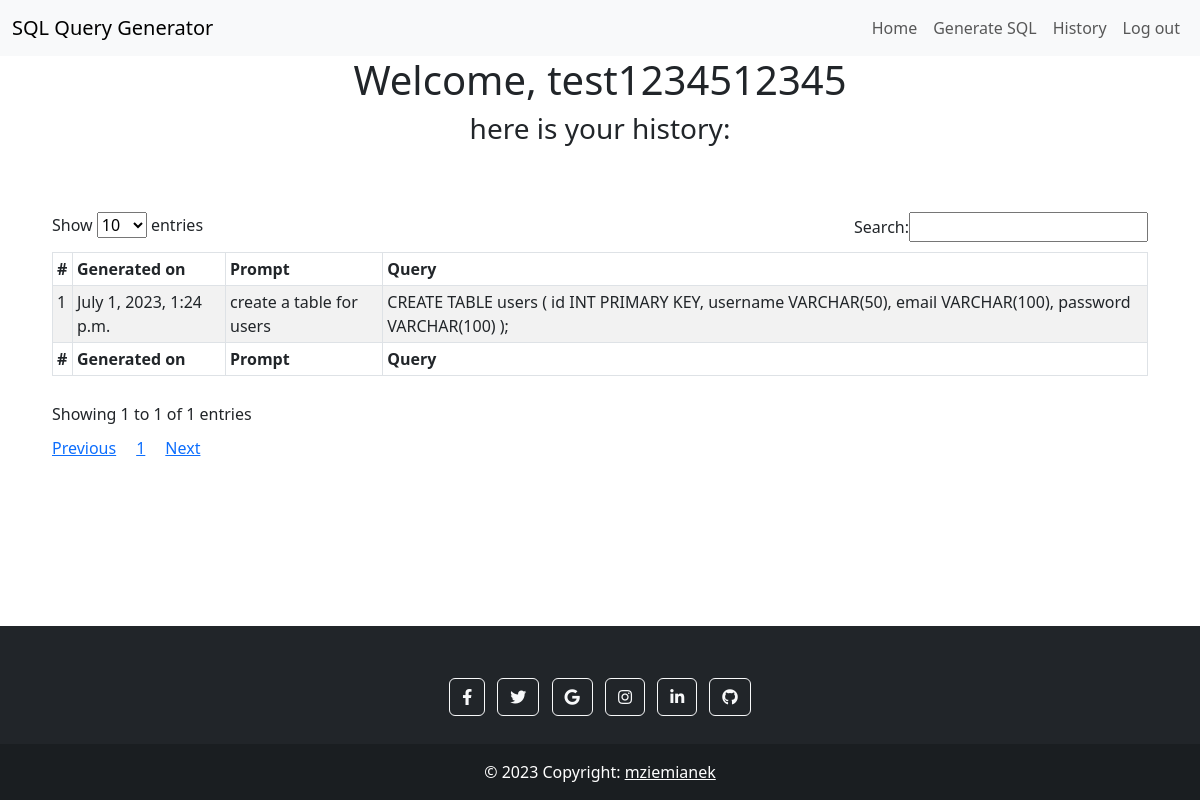
The page /history/ (signed in) on the database its author committed.
### generate/models.py (models this page shows)
class History(models.Model):
    user = models.ForeignKey(User, on_delete=models.CASCADE)
    prompt = models.TextField()
    query = models.TextField()
    generated_on = models.DateTimeField(auto_now_add=True)
    class Meta:
        ordering = ['generated_on']

### sql_gen/views.py (the view)
# urls.py: path('history/', views.HistoryView.as_view(), name="history-view"),
class HistoryView(LoginRequiredMixin, ListView):
    model = History
    template_name = 'history.html'
    def get_queryset(self):
        return History.objects.filter(
            user = self.request.user
        ).all()

### templates/history.html (shortened to what this page needs)
{% extends 'base.html' %}
{% load static %}
{% block custom_css %}
<link rel="stylesheet" href="{% static 'css/pagination.css' %}">
{% endblock custom_css %}
{% block jumbotron %}
    <div class="text-center">
        <h1>Welcome, {{ user }} </h1>
        <h3>here is your history: </h3>
    </div>
{% endblock jumbotron %}
{% block content %}
    {% if history_list %}
    <div class="container mt-5 mb-5">
        <table id="dtBasicExample" class="table table-striped table-bordered table-sm" cellspacing="0" width="100%">
            <thead>
              <tr>
                <th class="th-sm">#</th>
                <th class="th-sm">Generated on</th>
                <th class="th-sm">Prompt</th>
                <th class="th-sm">Query</th>
              </tr>
            </thead>
            <tbody>
            {% for record in history_list %}
            <tr>
                <td> {{ forloop.counter }} </td>
                <td> {{ record.generated_on }} </td>
                <td> {{ record.prompt }} </td>
                <td> {{ record.query }} </td>
              </tr>
            {% endfor %}
            </tbody>
            <tfoot>
              <tr>
                <th>#</th>
                <th>Generated on</th>
                <th>Prompt</th>
                <th>Query</th>
              </tr>
            </tfoot>
          </table>
    </div>
  {% else %}
  <div class="container mt-5 mb-5 d-flex flex-column align-items-center justify-content-center">
    <h2>There's nothing to show</h2>
    <a href="{% url 'generate-view' %}">Generate your first query</a>
  </div>
  {% endif %}
{% endblock content %}

### static/css/main.css (style rules this page uses)
body { min-height: 100vh; display: flex; flex-direction: column; }

### static/css/pagination.css (style rules this page uses)
.table { grid-area: table; }

### rows shown on the page
History: generated_on "July 1, 2023, 1:24 p.m.", prompt "create a table for users", query "CREATE TABLE users ( id INT PRIMARY KEY, username VARCHAR(50), email VARCHAR(100), password VARCHAR(100) );"

### other values the page prints
{{ user }} "test1234512345"
